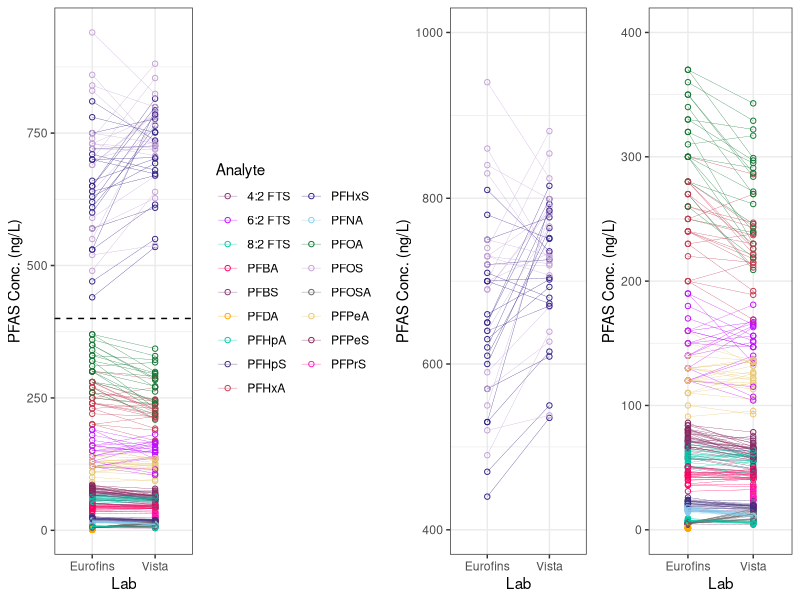
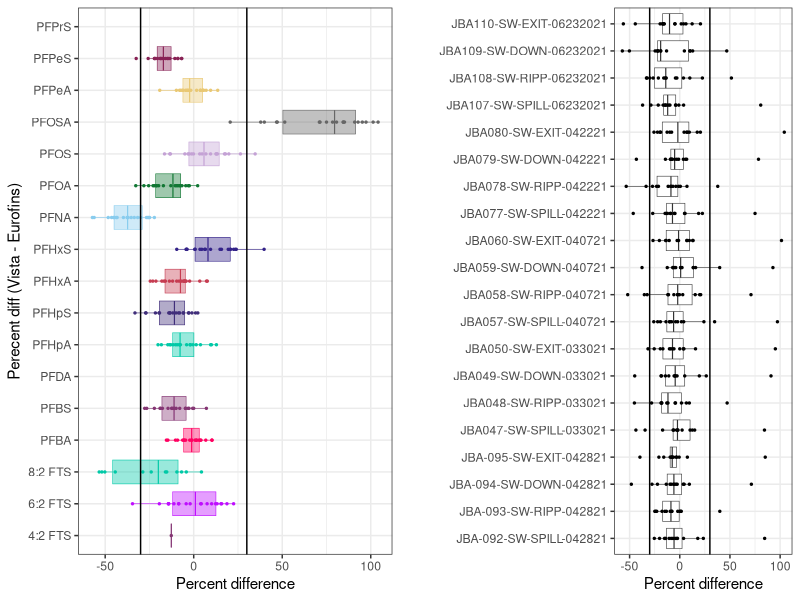
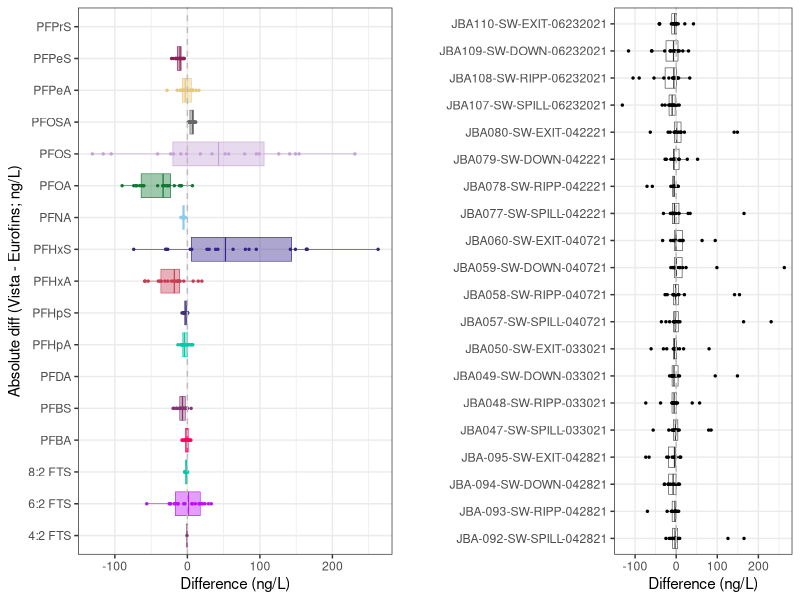

The R script that drew these images, in order:
## ---- chunk 1
knitr::opts_chunk$set(echo = FALSE,
                      message = FALSE, 
                      warning = FALSE, dpi = 300)
## ---- chunk 2
library(lmerTest)
library(lme4)
library(emmeans)
library(car)
library(readxl)
library(ggsci)
library(ggthemes)
library(tidyverse)
library(here)

# read in the excel data 
d_comp<-read_excel(here("./Data/SERDP_report_support/Data Comparison.xlsx"), sheet = 2)

# only data above detection limit
d_comp<-d_comp %>%
  mutate(`Sample ID` = factor(`Sample ID`),
         Limit = as.numeric(Limit), 
         Result = as.numeric(Result), 
         Analyte = factor(Analyte),
         below_lim = if_else(Result<Limit, 1, 0)) 

data<-d_comp %>% 
  filter(below_lim == 0)

# how many Analytes?
# length(levels(factor(data$Analyte))) # 40 
# list of PFAS that are detected above limits in both labs 
PFAS_list<-levels(factor(data$Analyte))

# n unique samples sent out: 
# length(levels(factor(d_comp$`Sample ID`)))

# colors 
P50<- c("11Cl-PF3OUdS" = "#FD0022",
 "9Cl-PF3ONS" = "red4",
 "ADONA" = "black",
 "8:2 FTCA" = "#FB0DE2",
 "8:2 FTS"  = "#00c9a7",
 "8:2 FTUCA" = "#F2C4C7",
 "8:2diPAP" = "#FE948F", 
 "5:3 FTCA" = "#B60D5D",
 "EtFOSAA"  = "#F2E300",
 "FBSA"  = "grey80",
 "FOSA"   = "#D491FF",
 "4:2 FTS" = "#843573",
 "HFPODA"  = "green",     
"MeFOSA"  = "#AAF597",
"MeFOSAA"  = "#36C2CE",
"NEtFOSA"  = "#0081cf",
"NEtFOSAA" = "yellow",
"NEtFOSE"  = "blue4",
"NFDHA" = "#0D95FC",
"NMeFOSA"  = "#62686A",
"NMeFOSAA" = "grey30",
"7:3 FTCA"  = "#A49949",
"6:2 DiPAP" = "#FB78D1",
"6:2 FTCA"  = "#7A3800",
"6:2 FTS"  = "#BF0DFF",
"6:2 FTUCA" = "#AAF597",
"10:2 FTCA"  = "#843573",
"10:2 FTS"  = "#BEE7FB",
"NMeFOSE" = "#79BE9E",
"PFBA" = "#FF0060",
"PFBS" = "#843573",
"PFDoA"  = "grey19",
"PFDoS"  = "brown",
"PFDS"  = "#005600",
"PFEESA"  = "white",
"PFHpA" = "#00c9a7",
"PFHpS" = "#402E7A",
"PFHxA"  = "#C63C51",
"FHxSA"  = "yellow4",
"PFHxDA" = "#C9DABF",
"PFMBA"  = "#f3c5ff",
"PFMPA"  = "#B5C18E",
"PFNS"  = "#1679A4" ,
"PFODA"  = "#FFFF80",
"diSAmPAP"  = "#E9C874",
 "NMeFOSAA"  = "#88D66C",
"FOSAA"  = "#059212",
 'PFEtCHxS' = '#AA4499',
 'PFHxS' = '#332288', # 
 'PFOS' = "#C4A2D5", # 
 'PFOA' = '#117733',
 'PFNA' = '#88CCEE',
 'PFDA' = 'orange',
"PFOSA" ="grey40" ,
"PFPeA" = "#E9C874",
"PFPeS"  = '#882255',
"PFPrS" = "#FC1CB1",
"PFTeDA" = "#AFF700",
"PFTrDA" = "#D20062",
"ClPFOS" ="#ECFFE6",
"PFUnA" = "#0D1282",        
"3:3 FTCA" = "#22D9FF", 
 "EtFOSA" = "grey",
 "MeFOSE"= "#FD5C5A",
  "EtFOSE" = "#22D943",
 "PFecHS" = "grey50")




## ---- chunk 3

d_comp %>% 
  dplyr::group_by(Lab, Analyte) %>% 
  dplyr::summarise(`Detection Limit` = mean(Limit)) %>% 
  pivot_wider(values_from = `Detection Limit`, names_from = Lab) %>% 
  knitr::kable(caption = "Table 1: The list of PFAS that were tested each lab and their detection limits")


table(data$`Sample ID`, data$Lab) %>% 
    knitr::kable(caption = "Table 2: The sample size of PFAS measured above detection limit in each Lab in each Sample")


## ---- chunk 4

diff1<-ggplot(data, aes(Lab, Result,
                 group = interaction(Analyte, `Sample ID`),
                 color = Analyte))+
  geom_point(pch = 21)+
  geom_line(linewidth  = 0.1)+
  scale_color_manual(values = P50)+
  geom_hline(yintercept = 400, linetype = 2)+
  theme_bw()+
  ylab("PFAS Conc. (ng/L)")+ 
  guides(color=guide_legend(ncol=2))

difflow<-ggplot(data, aes(Lab, Result,
                 group = interaction(Analyte, `Sample ID`),
                 color = Analyte))+
  geom_point(pch = 21, show.legend = F)+
  geom_line(linewidth  = 0.1, show.legend = F)+
  scale_color_manual(values = P50)+
  ylim(0,400)+
  theme_bw()+
  ylab("PFAS Conc. (ng/L)")

diffhigh<-ggplot(data, aes(Lab, Result,
                 group = interaction(Analyte, `Sample ID`),
                 color = Analyte))+
  geom_point(pch = 21, show.legend = F)+
  geom_line(linewidth  = 0.1, show.legend = F)+
  scale_color_manual(values = P50)+
  ylim(400, 1000)+
  theme_bw()+
  ylab("PFAS Conc. (ng/L)")

cowplot::plot_grid(diff1, diffhigh, difflow, ncol = 3, rel_widths = c(1.7, 0.9, 0.9))
## ---- chunk 5
data_wide<-data %>% 
  select(`Sample ID`, Lab, Analyte, Result) %>% 
  pivot_wider(names_from = `Lab`, values_from = Result) %>% 
  mutate(diff = Vista - Eurofins,
         percent_diff = (Vista - Eurofins)/((Vista + Eurofins) / 2) * 100)

diff_abs1<-ggplot(data_wide, aes(y = Analyte, diff,
                 group = interaction(Analyte),
                 color = Analyte,
                 fill = Analyte))+
  geom_boxplot(outliers = FALSE, linewidth = 0.2, alpha = 0.4, show.legend = F)+
  geom_point(pch = 19, size = 0.5, show.legend = F)+
  scale_fill_manual(values = P50)+
  scale_color_manual(values = P50)+
  theme_bw()+
  ylab("Absolute diff (Vista - Eurofins; ng/L)")+
  xlab("Difference (ng/L)")+
  geom_vline(xintercept = c(0), color = "grey", lty = 2)

diff_abs2<-ggplot(data_wide, aes(y = `Sample ID`, diff,
                 group = interaction( `Sample ID`)))+
  geom_boxplot(outliers = FALSE, linewidth = 0.2)+
  geom_point(pch = 19, size = 0.5)+
  scale_color_manual(values = P50)+
  theme_bw()+
  ylab("")+
  xlab("Difference (ng/L)")+
  geom_vline(xintercept = c(0), color = "grey", lty = 2)

diff_perc1<-ggplot(data_wide, aes(y = Analyte, percent_diff,
                 group = interaction(Analyte),
                 color = Analyte,
                 fill = Analyte))+
  geom_boxplot(outliers = FALSE, linewidth = 0.2, show.legend = F, alpha = 0.4)+
  geom_point(pch = 19, size = 0.5, show.legend = F)+
  scale_color_manual(values = P50)+
  scale_fill_manual(values = P50)+
  theme_bw()+
  ylab("Perecent diff (Vista - Eurofins)")+
  xlab("Percent difference")+
  geom_vline(xintercept = c(-30, 30))

diff_perc2<-ggplot(data_wide, aes(y = `Sample ID`, percent_diff,
                 group = interaction( `Sample ID`)))+
  geom_boxplot(outliers = FALSE, linewidth = 0.2, show.legend = F)+
  geom_point(pch = 19, size = 0.5, show.legend = F)+
  scale_color_manual(values = P50)+
  theme_bw()+
  ylab("")+
  xlab("Percent difference")+
  geom_vline(xintercept = c(-30, 30))
## ---- chunk 6
cowplot::plot_grid(diff_perc1, diff_perc2, ncol = 2)
## ---- chunk 7
cowplot::plot_grid(diff_abs1, diff_abs2, ncol = 2)

## ---- chunk 8
# PFAS_list
remove(ttestTable)
for(i in 1:length(PFAS_list)){
  d<-data_wide[c(data_wide$Analyte == PFAS_list[i]) , ]
  d<-d[complete.cases(d),]
  if(nrow(d) > 1){
    PFAS_d<-PFAS_list[i]
    pvalue<-round(t.test(d$Vista, d$Eurofins, paired = TRUE)$p.value, 5)
    meandiff<-round(t.test(d$Vista, d$Eurofins, paired = TRUE)$estimate, 5)
    n<-nrow(d)
    
    if(!exists("ttestTable")){
      ttestTable<-as.data.frame(t(c(PFAS = PFAS_d,
                              Pval = pvalue,
                              MeanDiff = as.numeric(meandiff),
                              n = n)))
    }else{
      ttestTable<-rbind(ttestTable, as.data.frame(t(c(PFAS = PFAS_d,
                              Pval = pvalue,
                              MeanDiff = as.numeric(meandiff),
                              n = n))))
    }
    
  }else{
   message(paste("Not enough data for: ", PFAS_list[i]))
  }
}

knitr::kable(ttestTable)

## ---- chunk 9

mod1<-aov(percent_diff ~ `Sample ID`, data = data_wide)
anova(mod1)
## ---- chunk 10
write.csv(x = data_wide, file = here("Data", "SERDP_report_support", "wide_format_PFAS_labComparison.csv"))
